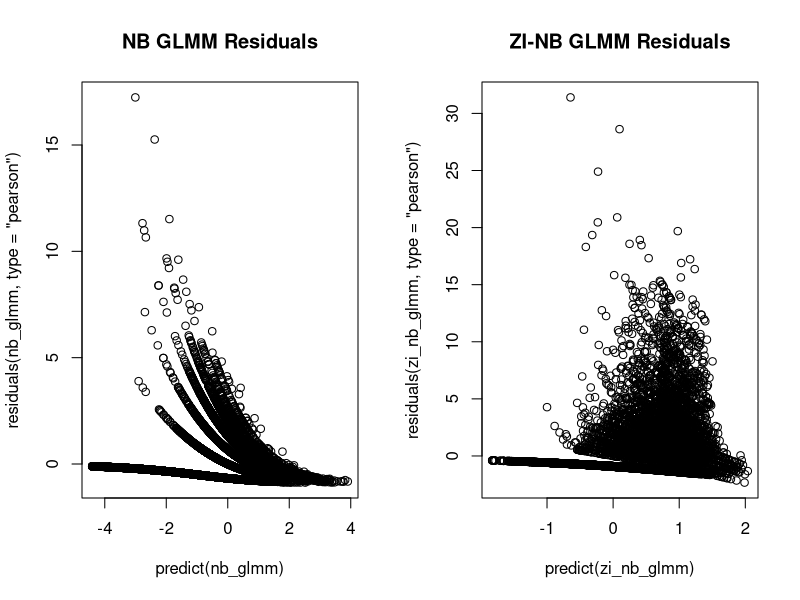
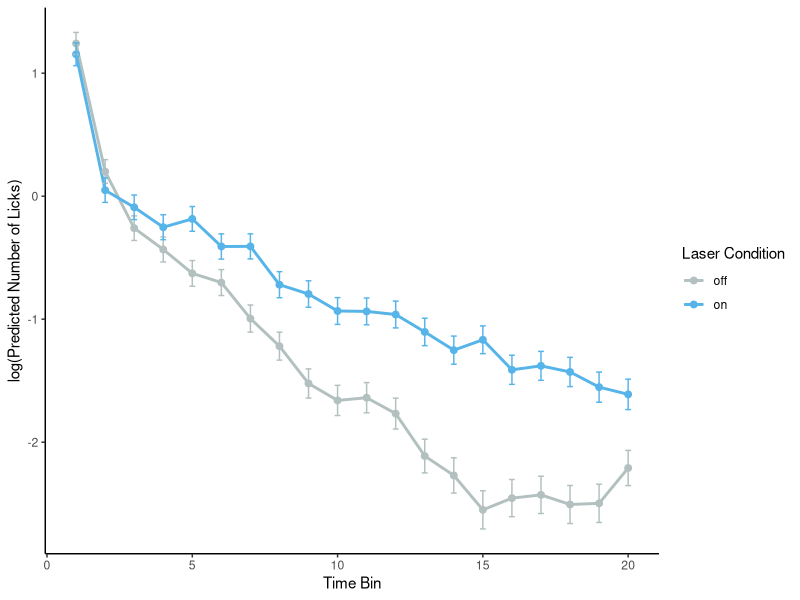
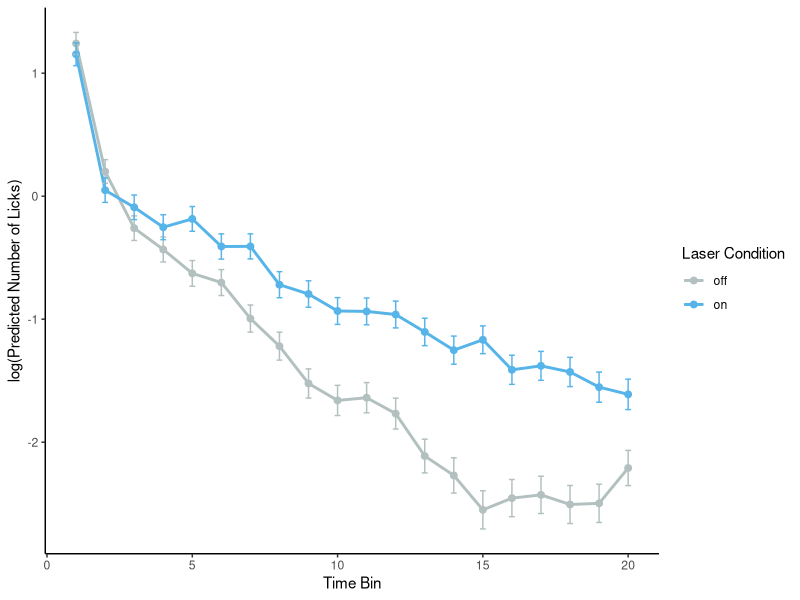
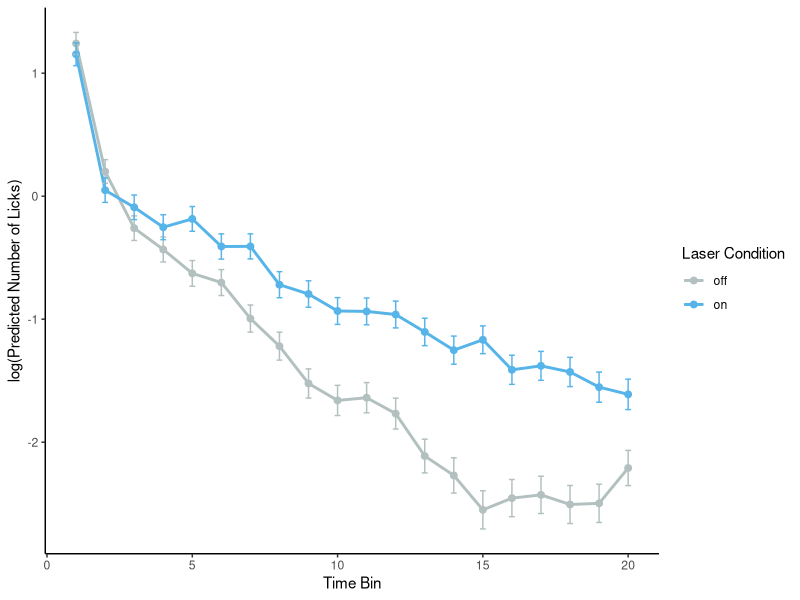

Write the R code that produced these figures, in order.
## ---- chunk 1
# -------
# Purpose
# -------
# Fit a negative binomial generalized linear mixed model (GLMM) to 
# count data (licks) that has interacting fixed effects (laser, time bins) and random 
# effects (animal id, bout number nested in animal id). Assess the effect of model
# modifications on goodness of fit. Use the final model for pairwise comparisons 
# between laser-ON and laser-OFF conditions within each time bin. 

# --------------
# Load libraries 
# --------------
library(dplyr) 
library(rstudioapi) 
library(emmeans)
library(ggplot2)
library(glmmTMB) # For negative binomial GLMM
library(svglite)

# ---------
# R version
# ---------
# 4.4.2

# ---------------------
# Set working directory
# ---------------------
# Dynamically set working directory to source of script
original_wd = setwd(dirname(rstudioapi::getSourceEditorContext()$path))

# ---------
# Read data
# ---------
# Rows : Each row is an individual observation of lick count
# Columns : animal_id, bout_num, time_bin, laser 

dat = data.table::fread("reshaped_data.txt", header=TRUE)

# -------------------
# Factorize variables
# -------------------
dat$animal_id = as.factor(dat$animal_id)
dat$bout_num = as.factor(dat$bout_num)
dat$time_bin = as.factor(dat$time_bin)
dat$laser = as.factor(dat$laser)
## ---- chunk 2
# -------------------------------------
# Fit a standard negative binomial GLMM
# -------------------------------------
# Negative binomial models are often appropriate for modeling biological count data

nb_glmm = glmmTMB(
  licks ~ laser * time_bin + (1 | animal_id / bout_num), 
  family=nbinom2, # quadratically increasing variance, most common for biological data
  data=dat
)
summary(nb_glmm)
## ---- chunk 3
# ---------------------------
# Fit a standard poisson GLMM
# ---------------------------
# Poisson models are simpler models of count data. To justify using a negative binomial 
# model, show that it is has better goodness of fit than the poisson model. 

poisson_glmm = glmmTMB(
  licks ~ laser * time_bin + (1 | animal_id / bout_num), 
  family=poisson, 
  data=dat
)
summary(poisson_glmm)
## ---- chunk 4
# -----------------------------
# Compare poisson and NB models
# -----------------------------
# Compare models using likelihood ratio test
nb_signif = anova(poisson_glmm, nb_glmm)

# Save and display results
sink("nb_significance.txt", split = TRUE)
print(nb_signif)
sink()
## ---- chunk 5
# ---------------------------
# Fit a zero-inflated NB GLMM
# ---------------------------
# Variance may be better captured by including zero-inflation in cases where count
# data include lots of zeros. Observed zeros generally increase over time, so 
# use temporal predictor for the zero inflation formula. If this model does not
# converge, use a simpler model.

# Update model by adding a zero-inflation parameter
zi_nb_glmm = update(
  nb_glmm, 
  ziformula=~time_bin
# In case of model convergence problems, use a more robust optimizer and increase iterations
  # control = glmmTMBControl(
  # optimizer = optim,
  # optArgs = list(method = "Nelder-Mead"), # "BFGS" or Nelder-Mead"
  # optCtrl = list(maxit = 10000) # Increase the number of iterations
  # )
)
summary(zi_nb_glmm)
## ---- chunk 6
# -----------------------------------
# Test for significant zero-inflation
# -----------------------------------
# Check if zero-inflation is significant by comparing models with and without 
# zero-inflation. Proceed with the zero-inflated negative binomial GLMM only if 
# if it has a lower AIC and if likelihood ratio test has a significant p-value. 
# Otherwise, proceed with the standard negative binomial GLMM.

# Compare models using likelihood ratio test
zi_signif = anova(nb_glmm, zi_nb_glmm)

# Save and display results
sink("zero_inflation_significance.txt", split = TRUE)
print(zi_signif)
sink()

## ---- chunk 7
# -------------------------------------------
# Compare predicted zeros with observed zeros
# -------------------------------------------
# A ZI-NB GLMM is justified only it does a better job of predicting 
# zeros compared to the standard model.

# Calculate observed proportion of zeros
observed_zeros <- dat %>%
  group_by(time_bin) %>%
  summarise(observed_zeros = mean(licks == 0))

# NB GLMM: Predicted probabilities for zero counts
predicted_probs_nb <- predict(nb_glmm, type = "response") # Predicted mean for NB GLMM

# Add predictions back to the dataset
dat <- dat %>%
  mutate(predicted_zeros_nb = exp(-predicted_probs_nb))

# Calculate predicted proportion of zeros for each time bin for NB GLMM
predicted_zeros_nb <- dat %>%
  group_by(time_bin) %>%
  summarise(predicted_zeros_nb = mean(predicted_zeros_nb))

# ZI-NB GLMM: Predicted zero-inflation probabilities
zi_probs <- predict(zi_nb_glmm, type = "zprob") # Zero-inflation probability
count_probs_zi <- predict(zi_nb_glmm, type = "response") # Predicted mean for ZI-NB GLMM

# Add predictions back to the dataset
dat <- dat %>%
  mutate(predicted_zeros_zi_nb = zi_probs + (1 - zi_probs) * exp(-count_probs_zi))

# Calculate predicted proportion of zeros for each time bin for ZI-NB GLMM
predicted_zeros_zi_nb <- dat %>%
  group_by(time_bin) %>%
  summarise(predicted_zeros_zi_nb = mean(predicted_zeros_zi_nb))

# Combine all data into a single data frame
zeros_comparison <- observed_zeros %>%
  left_join(predicted_zeros_nb, by = "time_bin") %>%
  left_join(predicted_zeros_zi_nb, by = "time_bin")

# Print the combined data frame
print("Comparison of zeros:")
print(zeros_comparison)
write.table(zeros_comparison, "observed_predicted_zeros.txt", row.names=FALSE, sep="\t")

## ---- chunk 8
# --------------
# Plot residuals
# --------------
# Use the ZI-NB GLMM only if it shows signs of a better fit: 
# - reduces the fan-shaped pattern present in the NB GLMM (sign of improved fit for overdispersion)
# - spread of residuals is more homogeneous for the ZI-NB GLMM.

par(mfrow = c(1, 2))
plot(predict(nb_glmm), residuals(nb_glmm, type="pearson"), main="NB GLMM Residuals")
plot(predict(zi_nb_glmm), residuals(zi_nb_glmm, type="pearson"), main="ZI-NB GLMM Residuals")
## ---- chunk 9
# --------------------
# Check overdispersion
# --------------------
# Overdispersion is a key assumption of a negative binomial model. NB models are
# better than Poisson models at modeling overdispersed count data.

# An overdispersion ratio of ~1 indicates that variance in the data aligns well 
# with the variance assumed by the model. 

# Exclude models if the overdispersion ratio is much lower or higher than 1 (<0.5, >1.5), 
# even if they have better goodness-of-fit as indicated by the LRT and residuals plots. 

poisson_overdispersion <- sum(residuals(poisson_glmm, type = "pearson")^2) / df.residual(poisson_glmm)

nb_overdispersion <- sum(residuals(nb_glmm, type = "pearson")^2) / df.residual(nb_glmm)

zi_overdispersion <- sum(residuals(zi_nb_glmm, type = "pearson")^2) / df.residual(zi_nb_glmm)

# Gather results into a data frame
overdispersion_ratio = data.frame(model = c("poisson",
                                            "nb_glmm",
                                            "zi_nb_glmm"),
                                  overdispersion_ratio = c(poisson_overdispersion,
                                                           nb_overdispersion, 
                                                           zi_overdispersion))

print(overdispersion_ratio)
write.table(overdispersion_ratio, "overdispersion_ratio.txt", row.names=FALSE, sep="\t")
## ---- chunk 10
# ------------------------------
# Manually determine final model
# ------------------------------

# Manually enter the final model you want to use for statistical analysis. 
final_model = nb_glmm # <---------- ENTER FINAL MODEL HERE

# Save final model

sink("final_model.txt")
print(summary(final_model))
sink()
## ---- chunk 11
# --------------------------------
# Test for significant interaction
# --------------------------------
# To test for significant interaction between laser condition and time bins, 
# compare the current best model with a reduced model without interaction. 

# Update model by removing interaction
no_interaction_model = update(
  final_model, 
  formula = licks ~ laser + time_bin + (1 | animal_id/bout_num)
)

# Compare models using likelihood ratio test
interaction_signif = anova(no_interaction_model, final_model)

# Save and display results
sink("interaction_significance.txt", split = TRUE)
print(interaction_signif)
sink()
## ---- chunk 12
# ------------------------------------------
# Test for significance of laser main effect
# ------------------------------------------

# Update model by removing laser
no_laser_model = update(
  final_model, 
  formula = licks ~ time_bin + (1 | animal_id/bout_num)
)

# Compare models using likelihood ratio test
laser_signif = anova(no_laser_model, final_model)

# Save and display results
sink("laser_significance.txt", split = TRUE)
print(laser_signif)
sink()
## ---- chunk 13
# ---------------------------------------------
# Test for significance of time bin main effect
# ---------------------------------------------

# Update model by removing laser
no_time_model = update(
  final_model, 
  formula = licks ~ laser + (1 | animal_id/bout_num)
)

# Compare models using likelihood ratio test
time_signif = anova(no_time_model, final_model)

# Save and display results
sink("time_bin_significance.txt", split = TRUE)
print(time_signif)
sink()
## ---- chunk 14
# ---------------------------------------
# Calculate p-values and predicted values
# ---------------------------------------
# The emmeans package automatically accounts for the dependency structure encoded 
# in the model’s covariance matrix when performing pairwise comparisons.

# Compute estimated marginal means for the interaction
emm <- emmeans(final_model, ~ laser | time_bin)

# Pairwise comparisons for laser_condition within each time_bin
pairwise_comparisons = contrast(emm, method = "pairwise") 

# Extract raw p-values
raw_p_values <- summary(pairwise_comparisons)$p.value

# Adjust p-values using BH method
adjusted_p_values <- p.adjust(raw_p_values, method = "BH")

# Add to pairwise comparisons output
pairwise_results <- as.data.frame(summary(pairwise_comparisons))
pairwise_results$adjusted_p_value <- adjusted_p_values

# Calculate predicted licks and confidence intervals
predicted_values = as.data.frame(emm)

# ------------
# Save results 
# ------------
print("Pairwise Comparisons Between On and Off:")
print(pairwise_results)
write.table(pairwise_results, "pairwise_comparisons.txt", row.names=FALSE, sep="\t")
## ---- chunk 15
print("Predicted Licks and Confidence Intervals:")
print(predicted_values)
write.table(predicted_values, "predicted_values.txt", row.names=FALSE, sep="\t")
## ---- chunk 16
# ---------------------
# Plot predicted values
# ---------------------
palette = c("#b3c0c0","#56b4e9")

plot = 
  ggplot(predicted_values, 
         aes(x=as.numeric(time_bin), y=emmean, color=laser, group=laser)) +
  geom_line(linewidth=1) +
  geom_point(size=2) +
  # Plot SE
  geom_errorbar(aes(ymin=emmean-SE, ymax=emmean+SE), width=0.2) +
  # Plot CI
  # geom_errorbar(aes(ymin=lower.CL, ymax=upper.CL), width=0.2) +
  labs(
    x="Time Bin",
    y="log(Predicted Number of Licks)",
    color="Laser Condition"
  ) +
  theme_minimal() +
  # Color palette
  scale_fill_manual(values=palette) +
  scale_colour_manual(values=palette) +
  # Remove background and gridlines
  theme_bw() + 
  theme(panel.border=element_blank(), 
        panel.grid.major=element_blank(),
        panel.grid.minor=element_blank(), 
        axis.line=element_line(colour="black"))

print(plot)

# Save plot
jpg_name = "predicted_plot.jpg"
ggsave(file=jpg_name, 
       plot=plot,
       width=6, 
       height=3)

svg_name = "predicted_plot.svg"
ggsave(file=svg_name, 
       plot=plot,
       width=6, 
       height=3)
## ---- chunk 17
# --------------
# Save workspace
# --------------
save.image(file="workspace.RData")
## ---- chunk 18
